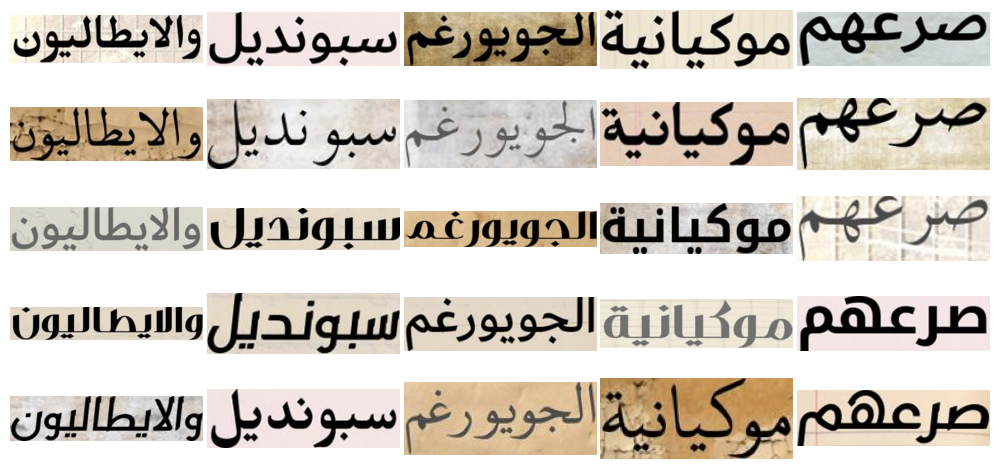
#> input picture images/Khat1.png, 999 x 469 px
$ python -i image_distortion.py   (imports and definitions only)
#> lines starting #> are read from the running program, lines starting #| are printed output that depends on the picture
import warnings
# [1 line not run here, left out]


import cv2
import numpy as np
from scipy.interpolate import griddata
from PIL import Image

INTERPOLATION = {
    "linear": cv2.INTER_LINEAR,
    "cubic": cv2.INTER_CUBIC
}

# [173 lines left out: functions warp_image, barrel_distortion, my_distort_rotate, my_distort_arc_left, not called in this run]

# original coord are (x,y)
# mapped coord are (a,b)
# (a,b) = (rcos(theta)-r+x, rsin(theta))
# theta varies from theta_max to -theta_max
# when origin is center of box/image y varies from src_h to -src_h
# so (x,y) = ( a - r*cos(theta) + r,theta*h/theta_max
# When origin is center of box
# max(a,b) = (src_w/2,r*sin(theta_max))
# min_a = -src_w/2+rcos(theta_max)-r
def my_distort_arc_right(src, theta_max=np.pi/2, r=30):
    src_h, src_w = src.shape[:2]
    max_dst_y = int(r*np.sin(theta_max))
    max_dst_x = int(src_w/2-r*np.cos(theta_max)+r + src_w/2)

    map_x,map_y = np.meshgrid(np.float32(np.arange(max_dst_x)),np.float32(np.arange(2*max_dst_y))) # meshgrid for interpolation mapping

    x_c = src_w/2
    y_c = src_h/2
    # w.r.t center
    map_x = map_x - (src_w/2)
    map_y = map_y - max_dst_y


    # w.r.t. center of img box/rect
    theta = np.arcsin(map_y/r)
    map_y = theta*src_h/2/theta_max
    map_x = map_x + r*np.cos(theta) - r

    # w.r.t. upper left
    map_y = map_y + y_c
    map_x = map_x + x_c

    # map values
    dst = cv2.remap(src, map_x, map_y, cv2.INTER_CUBIC, borderMode = cv2.BORDER_REFLECT, borderValue=0)
    dst = resize_height(dst, src_h)
    return dst


# method_index is for testing
def apply_random_transform(img, seed=0, method_index=None):
    method_name = ['distort_w', 'distort_h', 'barrel', 'arc_left', 'arc_right', 'rotate_right', 'rotate_left', 'Nothing']

    h, w = img.shape[:2]

    if seed!=0:
        np.random.seed(seed)
    if method_index == None:
        selected_method = np.random.randint(len(method_name))
    else:
        selected_method = method_index

    #print('method:', method_name[selected_method])

    if method_name[selected_method] == 'distort_w':
        return warp_image(img, w_mesh_std = np.random.uniform(2,2.6)), method_name[selected_method]
    if method_name[selected_method] == 'distort_h':
        return warp_image(img, h_mesh_std = np.random.uniform(2,2.6)), method_name[selected_method]
    if method_name[selected_method] == 'barrel':
        return barrel_distortion(img, k_1=np.random.uniform(.01, .05), k_2=np.random.uniform(.01,.05)), method_name[selected_method]
    if method_name[selected_method] == 'arc_left':
        if w < 70:
            return img, method_name[selected_method]
        return my_distort_arc_left(img, theta_max=np.random.uniform(np.pi/3, np.pi/4), r=np.random.uniform(20,30)), method_name[selected_method]
    if method_name[selected_method] == 'arc_right':
        if w < 70:
            return img, method_name[selected_method]
        return my_distort_arc_right(img, theta_max=np.random.uniform(np.pi/3, np.pi/4), r=np.random.uniform(20,30)), method_name[selected_method]
    if method_name[selected_method] == "rotate_right":
        return my_distort_rotate(img, np.random.uniform(np.pi/2+.3, 5*np.pi/6)), method_name[selected_method]
    if method_name[selected_method] == "rotate_left":
        return my_distort_rotate(img, np.random.uniform(np.pi/6, np.pi/2-.3)), method_name[selected_method]
    if method_name[selected_method] == "Nothing":
        #print("Nothing distortion")
        return img, method_name[selected_method]
    print("No distortion, something wrong")
    return img


def resize_height(img, new_ht):
    h, w = img.shape[:2]
    new_width = int(w/h*new_ht)
    return cv2.resize(img, (new_width, new_ht))

>>> import cv2
>>> picture = cv2.imread('../images/Khat1.png')
#> picture is the input picture: shape (469, 999, 3); mean B, G, R 195.6, 204, 210.8
>>> result = apply_random_transform(picture)
#> in my_distort_arc_right, `map_x = map_x + r*np.cos(theta) - r`:
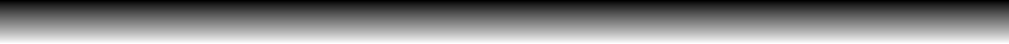
#> theta: shape (44, 1009) float32; min -0.884, max 0.831, mean -0.0201; drawn with min black and max white
#> in my_distort_arc_right, `dst = cv2.remap(src, map_x, map_y, cv2.INTER_CUBIC, borderMode = cv2.B..`:
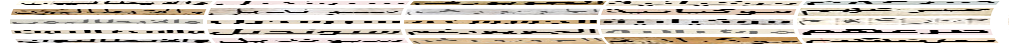
#> dst: shape (44, 1009, 3); mean B, G, R 195.8, 204.2, 210.9
#> in resize_height, `return cv2.resize(img, (new_width, new_ht))`:
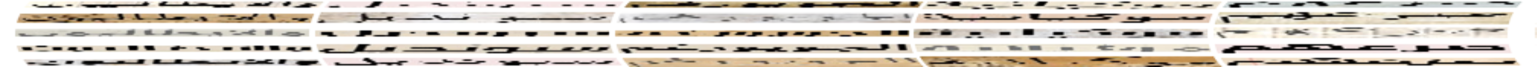
#> returned value: shape (469, 10755, 3) (shown at 1/7 size); mean of channels 0, 1, 2 195.7, 204.1, 210.9; drawn as B, G, R

$ run again, on images/Khat2.png
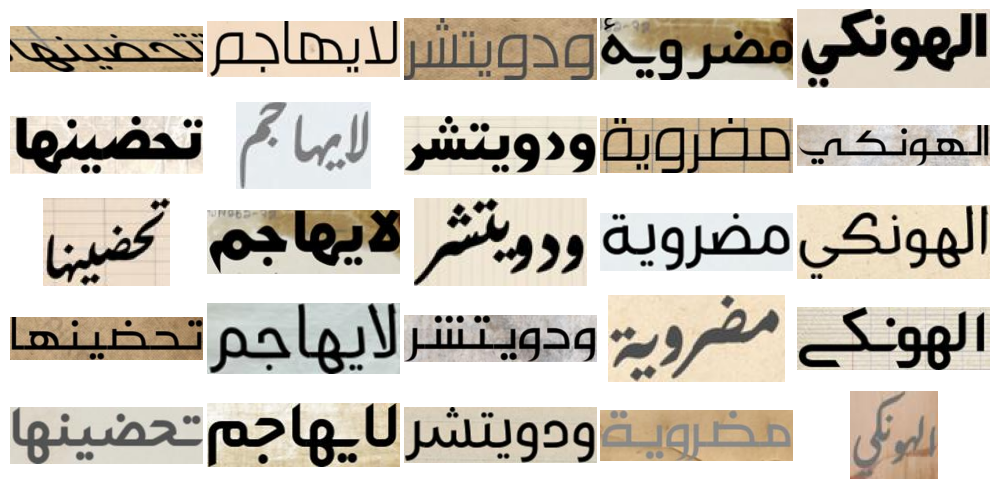
#> input picture images/Khat2.png, 999 x 489 px
#> picture is the input picture: shape (489, 999, 3); mean B, G, R 191.2, 200.2, 205.9
#> in my_distort_arc_right, `dst = cv2.remap(src, map_x, map_y, cv2.INTER_CUBIC, borderMode = cv2.B..`:
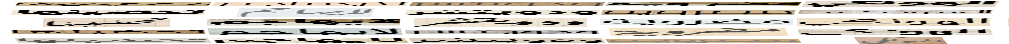
#> dst: shape (44, 1009, 3); mean B, G, R 193.7, 202.2, 207.4
#> in resize_height, `return cv2.resize(img, (new_width, new_ht))`:
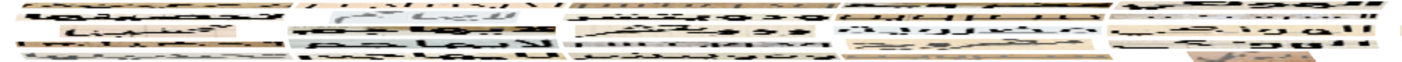
#> returned value: shape (489, 11213, 3) (shown at 1/8 size); mean of channels 0, 1, 2 193.6, 202.1, 207.3; drawn as B, G, R
